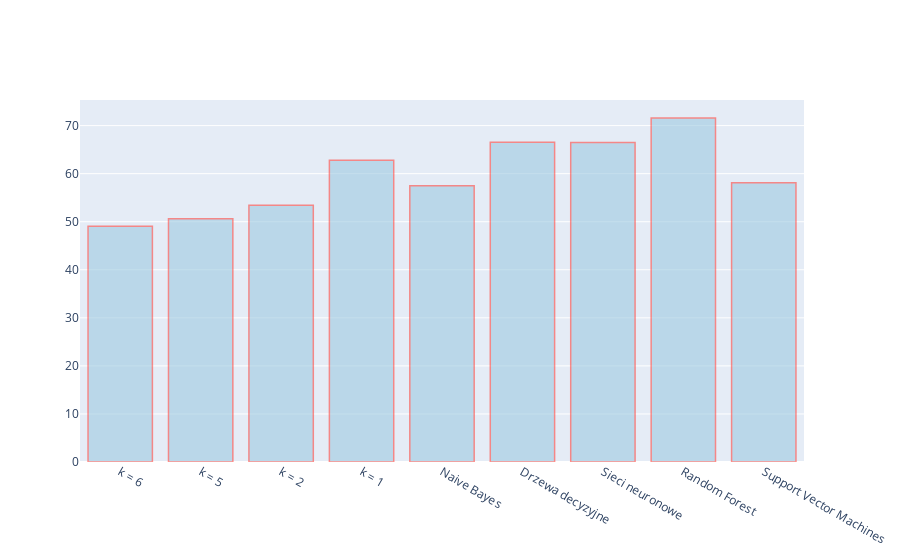

Notebook source saved alongside this figure:
### Code cell
import itertools
import numpy as np
import matplotlib.pyplot as plt
from matplotlib.ticker import NullFormatter
import pandas as pd
import numpy as np
import keras
from keras.models import Sequential
from keras.layers import Dense
import matplotlib.ticker as ticker
from sklearn import preprocessing
from sklearn.model_selection import train_test_split
from sklearn.neighbors import KNeighborsClassifier
from sklearn import metrics
from sklearn.naive_bayes import GaussianNB
from sklearn.tree import DecisionTreeClassifier
from sklearn.metrics import classification_report, confusion_matrix
from sklearn.svm import SVC
from matplotlib.colors import ListedColormap
from sklearn.metrics import classification_report, confusion_matrix
import random
from sklearn.ensemble import RandomForestRegressor
from sklearn.metrics import mean_squared_error
from sklearn.ensemble import RandomForestClassifier
from sklearn.svm import SVC
from sklearn.preprocessing import StandardScaler
import plotly.graph_objs as go
from plotly.offline import init_notebook_mode, iplot

#podzielenie bazy na zbór treningowy i testowy
df = pd.read_csv('Data/wine.csv')
df.head()

y=df.iloc[:, 11]
X=df.iloc[:, :-1]
X_train ,X_test ,y_train , y_test=train_test_split(X, y, test_size=0.2)
X_train.head()
X_train.shape
X_test.head()
X_test.shape
print ('Zestaw treningowy:', X_train.shape,  y_train.shape)
print()
print ('Zestaw testowy:', X_test.shape,  y_test.shape)
print()
print("------------------------------------------------------------------------------------------------------------------------------------------------------")
#klasyfikator - k Najbliższych sąsiadów (dla wybranego k) gdzie k = 6
print("Wyniki dla k równego 6")
print()
k_6 = 6
#Train Model and Predict  
neigh6 = KNeighborsClassifier(n_neighbors = k_6).fit(X_train,y_train)
yhat6 = neigh6.predict(X_test)
print("Dokładność zestawu treningowego: %.2f %%" %(100*metrics.accuracy_score(y_train, neigh6.predict(X_train))))
print()
accuracy_KN6 = 100*metrics.accuracy_score(y_test, yhat6)
print("Dokładność zestawu testowego: %.2f %%" %(accuracy_KN6))
print()
r6 = confusion_matrix(y_test, yhat6)
print("Macierz błędu dla k=6\n", r6)
print()
result6 = classification_report(y_test, yhat6)
print("Raport klasyfikacyjny dla k=6\n", result6)
print()
print("------------------------------------------------------------------------------------------------------------------------------------------------------")
#klasyfikator - k Najbliższych sąsiadów (dla wybranego k) gdzie k = 5
print("Wyniki dla k równego 5")
print()
k_5 = 5
#Train Model and Predict  
neigh_5 = KNeighborsClassifier(n_neighbors = k_5).fit(X_train,y_train)
yhat_5 = neigh_5.predict(X_test)
print()
print("Dokładność zestawu treningowego: %.2f %%" %(100*metrics.accuracy_score(y_train, neigh_5.predict(X_train))))
print()
accuracy_KN5 = 100*metrics.accuracy_score(y_test, yhat_5)
print("Dokładność zestawu testowego: %.2f %%" %(accuracy_KN5))
print()
r5 = confusion_matrix(y_test, yhat_5)
print("Macierz błędu dla k=5\n", r5)
print()
result5 = classification_report(y_test, yhat_5)
print("Raport klasyfikacyjny dla k=5\n", result5)
print()
print("------------------------------------------------------------------------------------------------------------------------------------------------------")
#klasyfikator - k Najbliższych sąsiadów (dla wybranego k) gdzie k = 2
print("Wyniki dla k równego 2")
print()
k_2 = 2
#Train Model and Predict  
neigh_2 = KNeighborsClassifier(n_neighbors = k_2).fit(X_train,y_train)
yhat_2 = neigh_2.predict(X_test)
print("Dokładność zestawu treningowego: %.2f %%" %(100*metrics.accuracy_score(y_train, neigh_2.predict(X_train))))
print()
accuracy_KN2 = 100*metrics.accuracy_score(y_test, yhat_2)
print("Dokładność zestawu testowego: %.2f %%" %(accuracy_KN2))
print()
r2 = confusion_matrix(y_test, yhat_2)
print("Macierz błędu dla k=2\n", r2)
print()
result2 = classification_report(y_test, yhat_2)
print("Raport klasyfikacyjny dla k=2\n", result2)
print()
print("------------------------------------------------------------------------------------------------------------------------------------------------------")
#klasyfikator - k Najbliższych sąsiadów (dla wybranego k) gdzie k = 1
print("Wyniki dla k równego 1")
print()
print("------------------------------------------------------------------------------------------------------------------------------------------------------")
k_1 = 1
#Train Model and Predict  
neigh_1 = KNeighborsClassifier(n_neighbors = k_1).fit(X_train,y_train)
yhat_1 = neigh_1.predict(X_test)
print("Dokładność zestawu treningowego: %.2f %%" %(100*metrics.accuracy_score(y_train, neigh_1.predict(X_train))))
print()
accuracy_KN1 = 100*metrics.accuracy_score(y_test, yhat_1)
print("Dokładność zestawu testowego: %.2f %%" %(accuracy_KN1))
print()
r1 = confusion_matrix(y_test, yhat_1)
print("Macierz błędu dla k=1\n", r1)
print()
result1 = classification_report(y_test, yhat_1)
print("Raport klasyfikacyjny dla k=1\n", result1)
print()
print("------------------------------------------------------------------------------------------------------------------------------------------------------")
#klasyfikator - Naive Bayes
print("Naive Bayes")
print()
print("------------------------------------------------------------------------------------------------------------------------------------------------------")
model = GaussianNB()
model.fit(X_train,y_train)
y_pred_GB = model.predict(X_test)
accuracy_GB = metrics.accuracy_score(y_test, y_pred_GB)*100
print("Dokładność zestawu testowego: %.2f %%" %(accuracy_GB))
print()
r_GB = confusion_matrix(y_test, y_pred_GB)
print("Macierz błędu dla Naive Bayes\n", r_GB)
print()
result_GB = classification_report(y_test, y_pred_GB)
print("Raport klasyfikacyjny dla Naive Bayes\n", result_GB)
print()
print("------------------------------------------------------------------------------------------------------------------------------------------------------")
#klasyfikator - drzewa decyzyjne
print("Drzewa decyzyjne")
print()
print("------------------------------------------------------------------------------------------------------------------------------------------------------")
classifier = DecisionTreeClassifier()
classifier.fit(X_train, y_train)
y_pred_DR = classifier.predict(X_test)
accuracy_DR = metrics.accuracy_score(y_test, y_pred_DR)*100
print("Dokładność zestawu testowego: %.2f %%" %(accuracy_DR))
print()
r_DR = confusion_matrix(y_test, y_pred_DR)
print("Macierz błędu dla Drzewa decyzyjnych\n", r_DR)
print()
result_DR = classification_report(y_test, y_pred_DR)
print("Raport klasyfikacyjny dla Drzewa decyzyjnych\n", result_DR)
print()
print("------------------------------------------------------------------------------------------------------------------------------------------------------")
#klasyfikator - sieci neuronowe
print("Sieci neuronowe")
print("------------------------------------------------------------------------------------------------------------------------------------------------------")
random.seed(42)
rf = RandomForestRegressor(n_estimators=10)
rf.fit(X_train, y_train)
model_SN = Sequential()
model_SN.add(Dense(2000, input_dim=11, activation= "relu"))
model_SN.add(Dense(100, activation= "relu"))
model_SN.add(Dense(1))
model_SN.summary() #Print model Summary
# Compile model
model_SN.compile(loss= "mean_squared_error" , optimizer="adam", metrics=["mean_squared_error"])
# Fit Model
model_SN.fit(X_train, y_train, epochs=10)
pred_SN=rf.predict(X_test)
score_SN = np.sqrt(mean_squared_error(y_test,pred_SN))
print(100*score_SN)
# Evaluation while fitting the model
model_SN.fit(X_train, y_train, epochs=10, validation_data=(X_test, y_test))
pred_SN= model_SN.predict(X_test)
score_SN = np.sqrt(mean_squared_error(y_test,pred_SN))
sc_SN = score_SN*100
print(sc_SN)

#Prediction using Random Forest 
y_test_rf = rf.predict(X_test)
#Prediction using Neural Network
y_test_nn = model.predict(X_test)
#Random forest
print("Random forest")
print("------------------------------------------------------------------------------------------------------------------------------------------------------")
clf=RandomForestClassifier(n_estimators=100)
#making 100 decision trees from our data d1
clf.fit(X_train,y_train)
#training our machine by providing x inputs and providing answers/targets as y_train
y_pred_Random=clf.predict(X_test)
#calculating output of data not given to machine as Training data to check if our model works
print("------------------------------------------------------------------------------------------------------------------------------------------------------")
accuracy_RandomF = metrics.accuracy_score(y_test, y_pred_Random)*100
print("Dokładność zestawu testowego:", accuracy_RandomF)
print()
r_Random = confusion_matrix(y_test, y_pred_Random)
print("Macierz błędu dla Random forest\n", r_Random)
print()
result_Random = classification_report(y_test, y_pred_Random)
print("Raport klasyfikacyjny dla Random forest\n", result_Random)
print()
#Support Vector Machines
print("Support Vector Machines")
print()
print("------------------------------------------------------------------------------------------------------------------------------------------------------")
svclassifier = SVC(kernel='linear')
svclassifier.fit(X_train, y_train)
y_pred_SVM = svclassifier.predict(X_test)
accuracy_SVM = metrics.accuracy_score(y_test, y_pred_SVM)*100
print("Dokładność zestawu testowego: %.2f %%" %(accuracy_SVM))
print()
print("Macierz błędu dla Support Vector Machines\n",confusion_matrix(y_test,y_pred_SVM))
print()
print("Raport klasyfikacyjny dla Support Vector Machines\n", classification_report(y_test,y_pred_SVM))
print()
print("------------------------------------------------------------------------------------------------------------------------------------------------------")
print("Porównywanie klasyfikatorów")
print()
data = [go.Bar(
            x=["k = 6", "k = 5", "k = 2", "k = 1", "Naive Bayes", "Drzewa decyzyjne", "Sieci neuronowe", "Random Forest", "Support Vector Machines"],
            y=[accuracy_KN6, accuracy_KN5, accuracy_KN2, accuracy_KN1, accuracy_GB, accuracy_DR, sc_SN, accuracy_RandomF, accuracy_SVM],
            marker=dict(color='rgb(158,202,225)',
            line=dict(color='rgba(254, 69, 62, 1)',
            width=1.5),
        ),
    opacity=0.6
    )]

iplot(data, filename='text-hover-bar')

### Figure 1 — Plotly figure (JSON) as saved in the notebook; plotly's stock layout.template omitted (floating-point values rounded to 4 significant figures)
{"data": [{"marker": {"color": "rgb(158,202,225)", "line": {"color": "rgba(254, 69, 62, 1)", "width": 1.5}}, "opacity": 0.6, "type": "bar", "x": ["k = 6", "k = 5", "k = 2", "k = 1", "Naive Bayes", "Drzewa decyzyjne", "Sieci neuronowe", "Random Forest", "Support Vector Machines"], "y": [49.06, 50.62, 53.44, 62.81, 57.5, 66.56, 66.46, 71.56, 58.13]}], "layout": {}}
